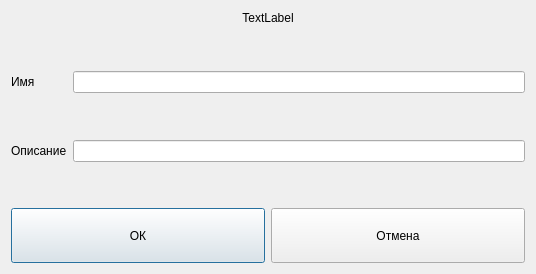
<?xml version="1.0" encoding="UTF-8"?>
<ui version="4.0">
 <class>EditLightProfileDialog</class>
 <widget class="QDialog" name="EditLightProfileDialog">
  <property name="geometry">
   <rect>
    <x>0</x>
    <y>0</y>
    <width>536</width>
    <height>274</height>
   </rect>
  </property>
  <property name="windowTitle">
   <string>Dialog</string>
  </property>
  <layout class="QGridLayout" name="gridLayout">
   <item row="2" column="1">
    <widget class="QLineEdit" name="txtName"/>
   </item>
   <item row="6" column="0" colspan="2">
    <layout class="QHBoxLayout" name="horizontalLayout">
     <item>
      <widget class="QPushButton" name="btnAccept">
       <property name="minimumSize">
        <size>
         <width>0</width>
         <height>55</height>
        </size>
       </property>
       <property name="maximumSize">
        <size>
         <width>16777215</width>
         <height>55</height>
        </size>
       </property>
       <property name="text">
        <string>ОК</string>
       </property>
       <property name="icon">
        <iconset resource="../../Resources.qrc">
         <normaloff>:/Images/ok.png</normaloff>:/Images/ok.png</iconset>
       </property>
       <property name="iconSize">
        <size>
         <width>42</width>
         <height>42</height>
        </size>
       </property>
      </widget>
     </item>
     <item>
      <widget class="QPushButton" name="btnReject">
       <property name="minimumSize">
        <size>
         <width>0</width>
         <height>55</height>
        </size>
       </property>
       <property name="maximumSize">
        <size>
         <width>16777215</width>
         <height>55</height>
        </size>
       </property>
       <property name="text">
        <string>Отмена</string>
       </property>
       <property name="icon">
        <iconset resource="../../Resources.qrc">
         <normaloff>:/Images/delete.png</normaloff>:/Images/delete.png</iconset>
       </property>
       <property name="iconSize">
        <size>
         <width>42</width>
         <height>42</height>
        </size>
       </property>
      </widget>
     </item>
    </layout>
   </item>
   <item row="2" column="0">
    <widget class="QLabel" name="label_2">
     <property name="text">
      <string>Имя</string>
     </property>
    </widget>
   </item>
   <item row="5" column="0">
    <spacer name="verticalSpacer">
     <property name="orientation">
      <enum>Qt::Vertical</enum>
     </property>
     <property name="sizeHint" stdset="0">
      <size>
       <width>20</width>
       <height>40</height>
      </size>
     </property>
    </spacer>
   </item>
   <item row="1" column="0">
    <spacer name="verticalSpacer_2">
     <property name="orientation">
      <enum>Qt::Vertical</enum>
     </property>
     <property name="sizeHint" stdset="0">
      <size>
       <width>20</width>
       <height>40</height>
      </size>
     </property>
    </spacer>
   </item>
   <item row="4" column="1">
    <widget class="QLineEdit" name="txtDescription"/>
   </item>
   <item row="4" column="0">
    <widget class="QLabel" name="label_3">
     <property name="text">
      <string>Описание</string>
     </property>
    </widget>
   </item>
   <item row="3" column="0">
    <spacer name="verticalSpacer_3">
     <property name="orientation">
      <enum>Qt::Vertical</enum>
     </property>
     <property name="sizeHint" stdset="0">
      <size>
       <width>20</width>
       <height>40</height>
      </size>
     </property>
    </spacer>
   </item>
   <item row="0" column="0" colspan="2">
    <widget class="QLabel" name="lblTitle">
     <property name="text">
      <string>TextLabel</string>
     </property>
     <property name="alignment">
      <set>Qt::AlignCenter</set>
     </property>
    </widget>
   </item>
  </layout>
 </widget>
 <resources>
  <include location="../../Resources.qrc"/>
 </resources>
 <connections/>
</ui>
